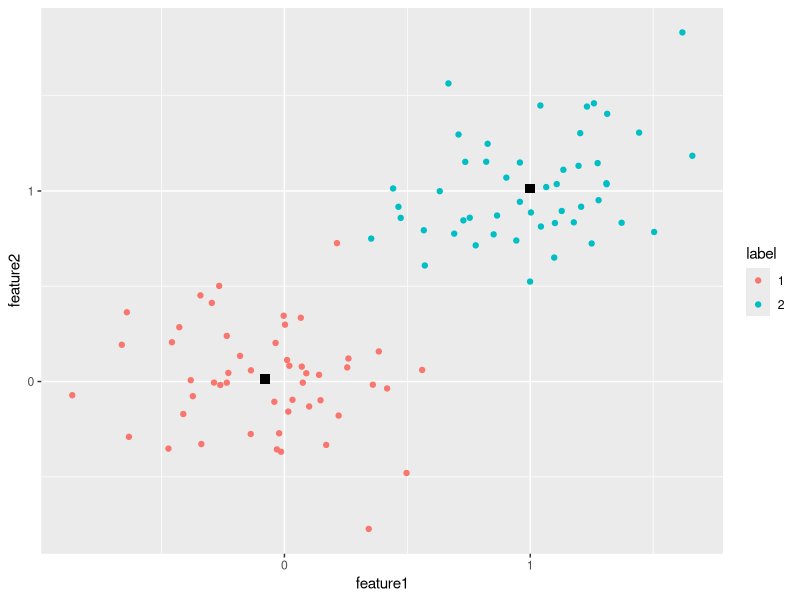

Recreate this plot in R.
## ---- chunk 1
knitr::opts_chunk$set(echo = TRUE, cache=TRUE, warning=F, message=F)
## ---- chunk 2
x <- rbind(matrix(rnorm(100, sd=0.3), ncol=2), 
           matrix(rnorm(100, mean=1, sd=0.3), ncol=2))

colnames(x) <- c("feature1", "feature2")
cl <- kmeans(x, 2)

library(ggplot2)
x_center <- as.data.frame(cbind(1:nrow(cl$centers), cl$centers))
colnames(x_center) <- c("cluster_id", "feature1", "feature2")
x_center$cluster_id <- as.factor(x_center$cluster_id)
x_label <- data.frame(cbind(x, cl$cluster))
colnames(x_label) <- c(colnames(x), "label")
x_label$label <- as.factor(x_label$label)
p <- ggplot() + 
  geom_point(data=x_label, aes(x=feature1, y=feature2, color=label)) +
  geom_point(data=x_center, aes(x=feature1, y=feature2), shape=15, color="black", size=I(3))
print(p)                    
